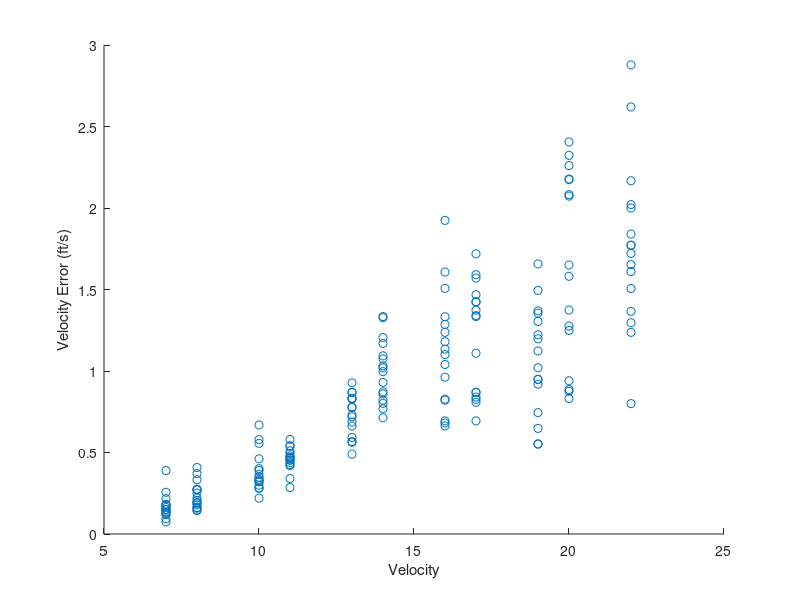

MATLAB code to generate this figure:
data = csvread('V.csv');
[x,y] = size(data);

distance = data(1:7:y*x);
width = data(2:7:y*x);
velocity = data(3:7:y*x);
w_est = data(4:7:y*x);
w_err = data(5:7:y*x);
v_est = data(6:7:y*x);
v_err = data(7:7:y*x);
figure();
scatter(velocity, v_err);
xlabel('Velocity');
ylabel('Velocity Error (ft/s)');
